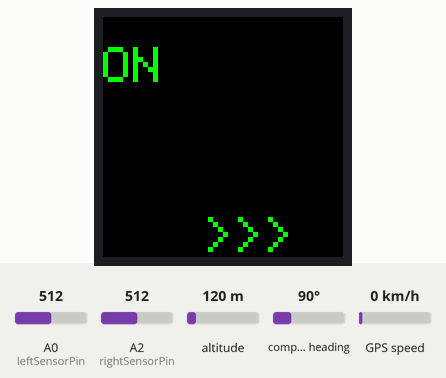
Recording of a sketch running on a simulated Arduino Mega 2560, built with avr-gcc and run on an emulated ATmega2560. Parts: 240×240 colour display. The inputs (shaded band) are chosen by the test bench; at power-on: A0 (leftSensorPin) = 512, A2 (rightSensorPin) = 512, altitude 120 m, compass heading 90°, GPS speed 0 km/h. The GPS gets a fix after 3 s at 37.7749, -122.4194 with 8 satellites; what the sketch prints to the serial monitor is not drawn.

Above: at 0.97 s.
1.5 s: A0 (leftSensorPin) set to 576
At 5.1 s:
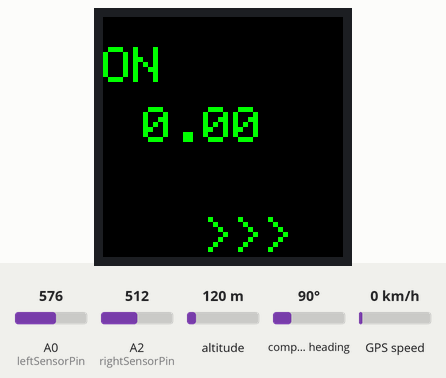
6.7 s: A0 (leftSensorPin) set to 593
At 7.1 s:
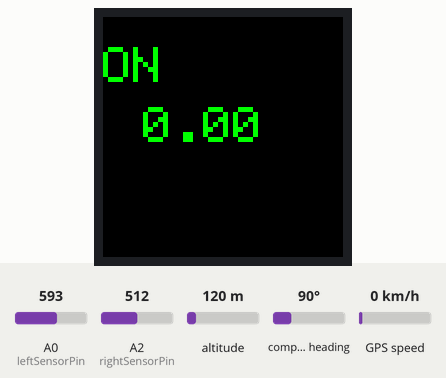
At 8.22 s:
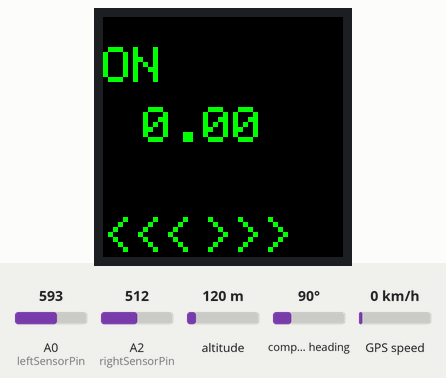

Measured:
- the behaviour switches between 582 and 583 on A0 (leftSensorPin) (found by bisection; images 1 and 2)
- after the input at 6.7 s, the display: changes at once (image 3)
- what the display in image 1 shows lasts 0.6 s, from 4.7 s to 5.3 s
- what the display in image 3 shows lasts 0.5 s, from 8.0 s to 8.5 s

The sketch:

HelmetHUD.ino
```cpp
#include <TinyGPS++.h>      //NMEA(GPS) parsing library
//#include <SharpIR.h>
#include <Adafruit_GFX.h>    // Core graphics library
#include <Adafruit_ST7789.h> // Hardware-specific library for ST7789
#include <SPI.h>             // Arduino SPI library#include <Adafruit_GFX.h>


const unsigned char UBLOX_INIT[] PROGMEM = {
  // Rate (pick one)
  //0xB5,0x62,0x06,0x08,0x06,0x00,0x64,0x00,0x01,0x00,0x01,0x00,0x7A,0x12, //(10Hz)
  0xB5,0x62,0x06,0x08,0x06,0x00,0xC8,0x00,0x01,0x00,0x01,0x00,0xDE,0x6A, //(5Hz)
  //0xB5,0x62,0x06,0x08,0x06,0x00,0xE8,0x03,0x01,0x00,0x01,0x00,0x01,0x39 //(1Hz)
};

//-----------------------------TFT Display Parameters--------------------------------------

// ST7789 TFT display pin map for MKR 1000
#define TFT_CS    -1  // define chip select pin
#define TFT_DC     4  // define data/command pin
#define TFT_RST    5  // define reset pin, or set to -1 and connect to Arduino RESET pin

//Pin map + instantiate display
Adafruit_ST7789 tft = Adafruit_ST7789(TFT_CS, TFT_DC, TFT_RST);


//-------------------------------------------------------------------------------------------


//-----------------------------Distance Sensor Parameters-------------------------------------

//Sharp 2Y0A710 IR sensor pin map
#define leftSensorPin  A0
#define rightSensorPin  A2

//instantiate left/right sensor of SharpIR class
//SharpIR leftSensor = SharpIR(leftSensorPin, 100500);
//SharpIR rightSensor = SharpIR(rightSensorPin, 100500);

//threshold value (in cm) that sensor will use to
// determine if object is too close and trigger alert
const int THRESHOLD = 120;

//-------------------------------------------------------------------------------------------


//Instantiate TinyGPSPlus class
TinyGPSPlus gps;

//function prototypes
void SpeedometerTask();
void DetectionTask();
void DisplaySpeed();
void displayspeed();

void setup() {


Serial.begin(9600);


Serial1.begin(9600);
  // send configuration data in UBX protocol
  for(unsigned int i = 0; i < sizeof(UBLOX_INIT); i++) {
    Serial1.write( pgm_read_byte(UBLOX_INIT+i) );
  }


 // changeBaudrate();
  //delay(100); Serial1.flush();
//Serial1.begin(19200);   //new 115k boost mode

// Initialize ST7789 display 240x240 pixel w/ SPI
  tft.init(240, 240, SPI_MODE2);

  // Screen orientation
  tft.setRotation(2);
  tft.fillScreen(ST77XX_BLACK);
  tft.setTextWrap(false);
  tft.setCursor(0, 30);
  tft.setTextColor(ST77XX_GREEN);
  tft.setTextSize(5);
  tft.println("ON");


}

void loop() {

  SpeedometerTask();

  DetectionTask();

}


//------------------------------------------------------------------
//This function polls Serial1 (pin 13)for RX from the GPS module
//On successful RX the speed data is printed to the TFT display
//------------------------------------------------------------------
void SpeedometerTask(){

  if (Serial1.available() > 0){
  tft.setCursor(40, 70);

  if (gps.encode(Serial1.read())){
    //tft.print("gps reading");
      displayspeed();
    }
  }

  }


//--------------------------------------------------------------------------------------------------
//This function polls the distance sensors to check for objects closer than the threshold
//  Once detected, arrow indicators are sent to TFT display to alert operator
//
// For any object detected being too close, a set sequence of flashes happens using timer comparison
//   to keep from being loop locked. Once the sequence is done, the flag is then set low to enable
//   further detection.
//
// vars:
//        detectFlag            —     signals whether object has been detected
//
//        leftDetectTime        —     captures when first detection occured (left)
//                                     and is also used to compare time for flasing the arrows
//
//        rightDetectTime       —     captures when first detection occured (right)
//                                     and is also used to compare time for flasing the arrows
//
//        arrowState            —     state of the arrow on display: 1 = on, 0 = off
//
//        arrowCounter          —     tracks one on or one off transition of the arrow
//
//-------------------------------------------------------------------------------------------------
 void DetectionTask(){
  static bool leftDetectFlag = false;
  static int leftDetectTime, leftSensorVal, leftDistance;
  static int leftArrowState, leftArrowCounter = 0;

  static bool rightDetectFlag = false;
  static int rightDetectTime, rightSensorVal, rightDistance;
  static int rightArrowState, rightArrowCounter = 0;


    Serial.print("right dis = ");
    Serial.println(rightDistance);

  //if rightDetectFlag is low check the sensor
  if(!rightDetectFlag){


    //poll the sensor
    rightSensorVal = analogRead(rightSensorPin);
    rightDistance = 28250/(rightSensorVal - 229.5);
       //Serial.println(rightDistance);
       //delay(200);
  //if right sensor detects object too close, raise the rightDetectFlag
  if(rightDistance < 115 && rightDistance >= 0){
      //Serial.println("distance crossed");
      rightDetectFlag = true;
      rightDetectTime = millis();
      tft.setTextColor(ST77XX_GREEN);
      tft.setCursor(100,200);
      tft.print(">>>");
      rightArrowState = 1;

    }
 }


  //else if rightDetectFlag is high
  else {

    //if arrow has been on or off for 200ms, change state of display to make arrow flash
      if(millis() - rightDetectTime > 300){

          //Serial.println("timer met");
          //Serial.println(rightArrowState);

    switch(rightArrowState) {

      case 1 :
          rightArrowState = 0;
          tft.setTextColor(ST77XX_BLACK);
          tft.setCursor(100,200);
          //Serial.println("Print BLACK");
          tft.print(">>>");
          rightArrowCounter++;
          break;

      case 0 :
          rightArrowState = 1;
          tft.setTextColor(ST77XX_GREEN);
          //Serial.println("Print GREEN");
          tft.setCursor(100,200);
          tft.print(">>>");
          rightArrowCounter++;

       /* you can have any number of case statements */
      default : /* Optional */
      rightArrowState = 1;
}
          rightDetectTime = millis();
      }
  }

  //check if the arrow has flashed the appropriate amount of times
  // if so, reset rightArrowCounter and lower the rightDetectFlag
  // so that the sensor can be polled again
  if(rightArrowCounter >= 5){
    rightDetectFlag = false;
    rightArrowCounter = 0;
    }


    //Serial.print("left dis = ");
    //Serial.println(leftDistance);

  //if leftDetectFlag is low check the sensor
  if(!leftDetectFlag){


    //poll the sensor
    leftSensorVal = analogRead(leftSensorPin);
    leftDistance = 28250/(leftSensorVal - 229.5);

  //if left sensor detects object too close, raise the leftDetectFlag
  if(leftDistance < 80){
//      Serial.println("initial left time set");
      leftDetectFlag = true;
      leftDetectTime = millis();
      tft.setTextColor(ST77XX_GREEN);
      tft.setCursor(0,200);
      tft.print("<<<");
      leftArrowState = 1;

    }
  }


  //else if leftDetectFlag is high
  else {

    //if arrow has been on or off for 200ms, change state of display to make arrow flash
      if(millis() - leftDetectTime > 300){

//          Serial.println("timer met");
//          Serial.println(leftArrowState);

    switch(leftArrowState) {

      case 1 :
          leftArrowState = 0;
          tft.setTextColor(ST77XX_BLACK);
          tft.setCursor(0,200);
//          Serial.println("Print BLACK");
          tft.print("<<<");
          leftArrowCounter++;
          break;

      case 0 :
          leftArrowState = 1;
          tft.setTextColor(ST77XX_GREEN);
//          Serial.println("Print GREEN");
          tft.setCursor(0,200);
          tft.print("<<<");
          leftArrowCounter++;


      default :
      leftArrowState = 1;
}
          leftDetectTime = millis();
      }
  }

  //check if the arrow has flashed the appropriate amount of times
  // if so, reset leftArrowCounter and lower the leftDetectFlag
  // so that the sensor can be polled again
  if(leftArrowCounter >= 5){
    leftDetectFlag = false;
    leftArrowCounter = 0;
    }


}

void displayspeed()
{
  static double previousReading = 0.00;

  if (gps.speed.isValid())
  {

    tft.setTextSize(5);
    tft.setCursor(40, 90);
    tft.setTextColor(ST77XX_BLACK);
    tft.print(previousReading);

    tft.setTextSize(5);
    tft.setTextColor(ST77XX_GREEN);
    tft.setCursor(40, 90);

    previousReading = gps.speed.mph();
    tft.print(previousReading);


 }
  else
  {
    tft.setTextSize(5);
    tft.setCursor(40, 90);
   // tft.print("No Data!!!");
//    Serial.print("No Data!!!");

  }

}


// Send a packet to the receiver to change baudrate to 115200.
void changeBaudrate() {
    // CFG-PRT
    byte packet[] = {
        0xB5, // sync char 1
        0x62, // sync char 2
        0x06, // class
        0x00, // id
        0x14, // length
        0x00, //
        0x01, // payload
        0x00, // payload
        0x00, // payload
        0x00, // payload
        0xD0, // payload
        0x08, // payload
        0x00, // payload
        0x00, // payload
        0x00, // payload
        0x4B, // payload
        0x00, // payload
        0x00, // payload
        0x07, // payload
        0x00, // payload
        0x03, // payload
        0x00, // payload
        0x00, // payload
        0x00, // payload
        0x00, // payload
        0x00, // payload

        0xC0, // CK_A
        0x7E, // CK_B
    };
    sendPacket(packet, sizeof(packet));
}


void sendPacket(byte *packet, byte len) {
    for (byte i = 0; i < len; i++)
    {
        Serial1.write(packet[i]);
    }
}
```
